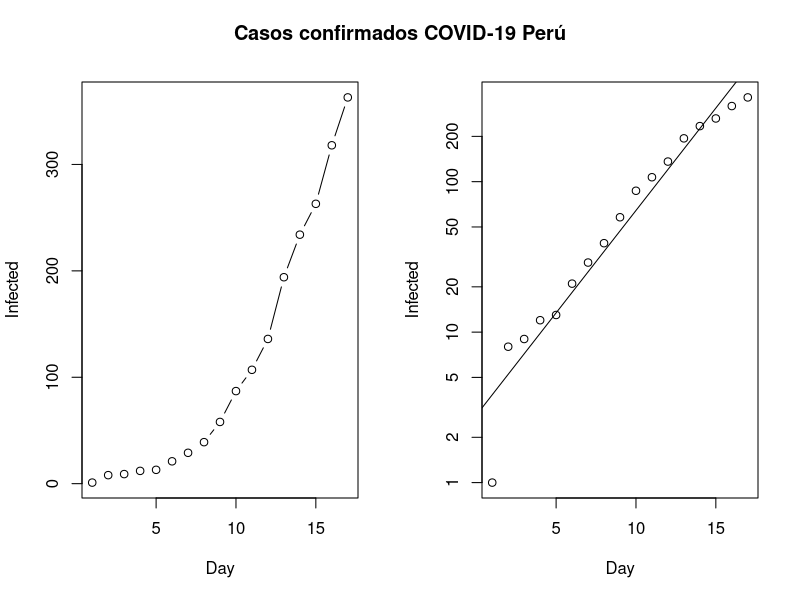
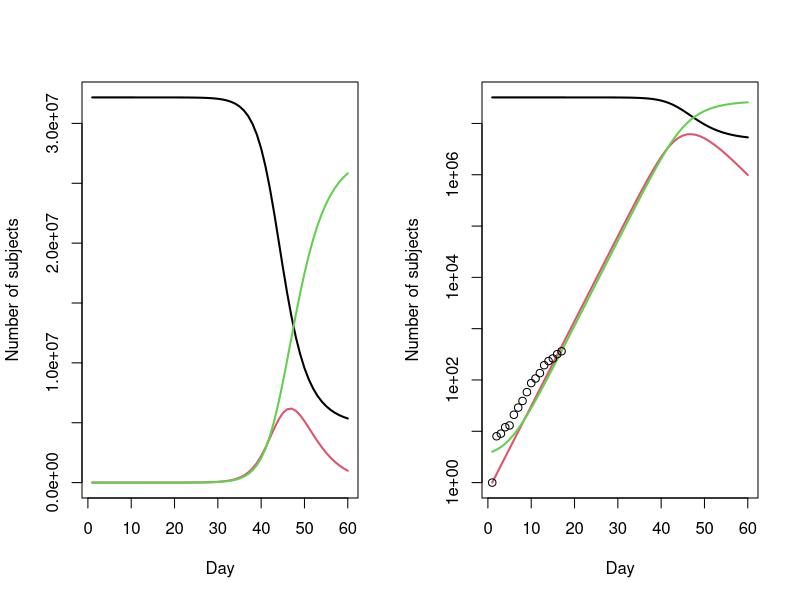

Write the R code that produced these figures, in order. (Note: this script raises an error after producing the figures.)
Infected <- c(1, 8, 9, 12, 13, 21, 29, 39, 58, 87, 107, 136, 194, 234, 263, 318, 363)
Day <- 1:(length(Infected))
N <- 32170000 # Population of Peru

old <- par(mfrow = c(1, 2))
plot(Day, Infected, type ="b")
plot(Day, Infected, log = "y")
abline(lm(log10(Infected) ~ Day))
title("Casos confirmados COVID-19 Perú", outer = TRUE, line = -2)

SIR <- function(time, state, parameters) {
  par <- as.list(c(state, parameters))
  with(par, {
    dS <- -beta/N * I * S
    dI <- beta/N * I * S - gamma * I
    dR <- gamma * I
    list(c(dS, dI, dR))
  })
}

install.packages("deSolve")
library(deSolve)
init <- c(S = N-Infected[1], I = Infected[1], R = 4)
RSS <- function(parameters) {
  names(parameters) <- c("beta", "gamma")
  out <- ode(y = init, times = Day, func = SIR, parms = parameters)
  fit <- out[ , 3]
  sum((Infected - fit)^2)
}

Opt <- optim(c(0.5, 0.5), RSS, method = "L-BFGS-B", lower = c(0, 0), upper = c(1, 1)) # optimize with some sensible conditions
Opt$message
## [1] "CONVERGENCE: REL_REDUCTION_OF_F <= FACTR*EPSMCH"

Opt_par <- setNames(Opt$par, c("beta", "gamma"))
Opt_par
##      beta     gamma 
## 0.6746089 0.3253912

t <- 1:60 # time in days
fit <- data.frame(ode(y = init, times = t, func = SIR, parms = Opt_par))
col <- 1:3 # colour

matplot(fit$time, fit[ , 2:4], type = "l", xlab = "Day", ylab = "Number of subjects", lwd = 2, lty = 1, col = col)
matplot(fit$time, fit[ , 2:4], type = "l", xlab = "Day", ylab = "Number of subjects", lwd = 2, lty = 1, col = col, log = "y")
## Warning in xy.coords(x, y, xlabel, ylabel, log = log): 1 y value <= 0
## omitted from logarithmic plot

points(Day, Infected)
legend("bottomright", lty = 1, lwd = 2, col = col, inset = 0.05)
title("Modelo SIR COVID-19 Perú", outer = TRUE, line = -2)
par(old)

R0 <- setNames(Opt_par["beta"] / Opt_par["gamma"], "R0")
R0
##       R0 
## 2.073224

fit[fit$I == max(fit$I), "I", drop = FALSE] # height of pandemic
##            I
## 50 232001865

max(fit$I) * 0.02 # max deaths with supposed 2% mortality rate
## [1] 4640037
